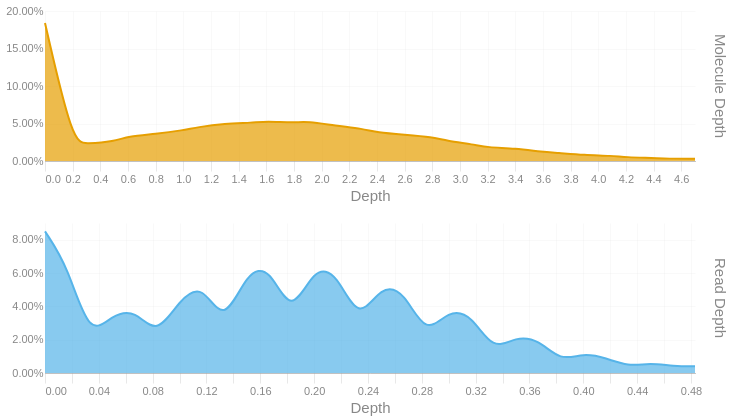

The code cell stored with this chart in its notebook:
### Code cell
readdep = depth_hist(tb['Read Depth'], q99, 3)
readdep = readdep.with_columns(pl.lit('Read Depth').alias('Metric'))
if not SKIPLR:
    moldep = depth_hist(tb['Molecule Depth'], mol_q99, 1)
    moldep = moldep.with_columns(pl.lit('Molecule Depth').alias('Metric'))
    _hist = pl.concat([readdep, moldep])
    _hist = _hist.filter(pl.col('Proportion') != 0)
    with SafeRender(_hist):
        (
            alt.Chart(_hist)        
            .mark_area(interpolate = "basis")
            .encode(
                x=alt.X('Bin:Q').scale(domainMin=0).axis(alt.Axis(title='Depth')),
                y = alt.Y('Proportion:Q', title = None).axis(format = '.2%'),
                color = alt.Color('Metric:N').legend(None),
                row = alt.Row("Metric:N").header(title = None, labelOrient = 'right'),
                tooltip = [
                    alt.Tooltip("Metric:N", title = "Metric"),
                    alt.Tooltip('Interval:N', title = "Depth Interval"),
                    alt.Tooltip('Proportion:Q', title = "% Alignments").format('.2%')
                ]
            )
            .resolve_scale(x='independent', y='independent')
            .properties(
                height = 150, width = 650,
                usermeta={'embedOptions': {'downloadFileName': f'{samplename}.depth.hist'}}
            )
        ).display()
else:
    readdep = readdep.filter(pl.col('Proportion') != 0)
    with SafeRender(readdep):
        (
            alt.Chart(readdep)        
            .mark_area(interpolate = "basis")
            .encode(
                x=alt.X('Bin:Q').scale(domainMin=0).axis(alt.Axis(title='Depth')),
                y = alt.Y('Proportion:Q', title = None).axis(format = '.2%'),
                tooltip = [
                    alt.Tooltip('Interval:N', title = "Depth Interval"),
                    alt.Tooltip('Proportion:Q', title = "% Alignments").format('.2%')
                ]
            )
            .properties(
                usermeta={'embedOptions': {'downloadFileName': f'{samplename}.depth.hist'}}
            )
        ).display()

### Figure 1 — Vega-Lite specification as saved in the notebook (floating-point values rounded to 4 significant figures)
{"width": 650, "height": 150, "config": {"title": {"anchor": "start", "dy": -15, "fontSize": 18, "color": "#888888", "subtitleColor": "#888888", "subtitleFontSize": 14}, "arc": {"fill": "#0072B2"}, "axis": {"domainColor": "#888888", "domainWidth": 0.5, "gridWidth": 0.2, "grid": false, "titleFontWeight": 400, "titleFontSize": 15, "labelFontSize": 11, "labelColor": "#888888", "tickColor": "#888888", "tickWidth": 0.2, "titleColor": "#888888"}, "axisBand": {"grid": false}, "axisX": {"grid": true, "tickSize": 10, "domainCap": "round"}, "axisY": {"domain": false, "grid": true, "tickSize": 0, "domainCap": "round"}, "background": "transparent", "header": {"labelFontSize": 15, "labelColor": "#888888", "titleFontSize": 15, "titleFontWeight": 600, "titleColor": "#888888"}, "legend": {"labelFont": "sans-serif", "labelFontSize": 12, "labelColor": "#888888", "symbolSize": 100, "symbolType": "circle", "titleFontSize": 12, "titlePadding": 10, "titleColor": "#888888", "title": null}, "range": {"category": ["#E69F00", "#56B4E9", "#009E73", "#F0E442", "#0072B2", "#D55E00", "#CC79A7", "#000000"], "diverging": ["#cfe8f3", "#a2d4ec", "#73bfe2", "#46abdb", "#1696d2", "#12719e"]}, "area": {"fill": "#0072B2", "fillOpacity": 0.7, "line": true, "strokeOpacity": 0.7}, "line": {"color": "#0072B2", "stroke": "#0072B2", "strokeWidth": 2}, "trail": {"color": "#0072B2", "stroke": "#0072B2", "strokeWidth": 0, "size": 1}, "point": {"filled": true, "fillOpacity": 1.0, "size": 95}, "text": {"color": "#888888", "fontSize": 11, "align": "right", "fontWeight": 400, "size": 11}, "bar": {"fill": "#0072B2", "stroke": null}, "view": {"stroke": null, "continuousWidth": 660, "continuousHeight": 400}}, "data": {"name": "data-fc9ef9ffe76db90f5ab117f237e743a9"}, "mark": {"type": "area", "interpolate": "basis"}, "encoding": {"color": {"field": "Metric", "legend": null, "type": "nominal"}, "row": {"field": "Metric", "header": {"title": null, "labelOrient": "right"}, "type": "nominal"}, "tooltip": [{"field": "Metric", "title": "Metric", "type": "nominal"}, {"field": "Interval", "title": "Depth Interval", "type": "nominal"}, {"field": "Proportion", "format": ".2%", "title": "% Alignments", "type": "quantitative"}], "x": {"axis": {"title": "Depth"}, "field": "Bin", "scale": {"domainMin": 0}, "type": "quantitative"}, "y": {"axis": {"format": ".2%"}, "field": "Proportion", "title": null, "type": "quantitative"}}, "resolve": {"scale": {"x": "independent", "y": "independent"}}, "usermeta": {"embedOptions": {"downloadFileName": "TF26LRJL0065_50B_L_10484332_23Y22YLT4_L7.depth.hist"}}, "$schema": "https://vega.github.io/schema/vega-lite/v6.4.1.json", "datasets": {"data-fc9ef9ffe76db90f5ab117f237e743a9": [{"Bin": 0.0, "Interval": "0.0-0.017", "Proportion": 0.085, "Metric": "Read Depth"}, {"Bin": 0.017, "Interval": "0.017-0.033", "Proportion": 0.064, "Metric": "Read Depth"}, {"Bin": 0.033, "Interval": "0.033-0.05", "Proportion": 0.021, "Metric": "Read Depth"}, {"Bin": 0.05, "Interval": "0.05-0.067", "Proportion": 0.035, "Metric": "Read Depth"}, {"Bin": 0.067, "Interval": "0.067-0.083", "Proportion": 0.038, "Metric": "Read Depth"}, {"Bin": 0.083, "Interval": "0.083-0.1", "Proportion": 0.022, "Metric": "Read Depth"}, {"Bin": 0.1, "Interval": "0.1-0.117", "Proportion": 0.044, "Metric": "Read Depth"}, {"Bin": 0.117, "Interval": "0.117-0.133", "Proportion": 0.054, "Metric": "Read Depth"}, {"Bin": 0.133, "Interval": "0.133-0.15", "Proportion": 0.028, "Metric": "Read Depth"}, {"Bin": 0.15, "Interval": "0.15-0.167", "Proportion": 0.061, "Metric": "Read Depth"}, {"Bin": 0.167, "Interval": "0.167-0.183", "Proportion": 0.064, "Metric": "Read Depth"}, {"Bin": 0.183, "Interval": "0.183-0.2", "Proportion": 0.033, "Metric": "Read Depth"}, {"Bin": 0.2, "Interval": "0.2-0.217", "Proportion": 0.064, "Metric": "Read Depth"}, {"Bin": 0.217, "Interval": "0.217-0.233", "Proportion": 0.06, "Metric": "Read Depth"}, {"Bin": 0.233, "Interval": "0.233-0.25", "Proportion": 0.03, "Metric": "Read Depth"}, {"Bin": 0.25, "Interval": "0.25-0.267", "Proportion": 0.053, "Metric": "Read Depth"}, {"Bin": 0.267, "Interval": "0.267-0.283", "Proportion": 0.049, "Metric": "Read Depth"}, {"Bin": 0.283, "Interval": "0.283-0.3", "Proportion": 0.022, "Metric": "Read Depth"}, {"Bin": 0.3, "Interval": "0.3-0.317", "Proportion": 0.038, "Metric": "Read Depth"}, {"Bin": 0.317, "Interval": "0.317-0.333", "Proportion": 0.035, "Metric": "Read Depth"}, {"Bin": 0.333, "Interval": "0.333-0.35", "Proportion": 0.013, "Metric": "Read Depth"}, {"Bin": 0.35, "Interval": "0.35-0.367", "Proportion": 0.022, "Metric": "Read Depth"}, {"Bin": 0.367, "Interval": "0.367-0.383", "Proportion": 0.02, "Metric": "Read Depth"}, {"Bin": 0.383, "Interval": "0.383-0.4", "Proportion": 0.007, "Metric": "Read Depth"}, {"Bin": 0.4, "Interval": "0.4-0.417", "Proportion": 0.012, "Metric": "Read Depth"}, {"Bin": 0.417, "Interval": "0.417-0.433", "Proportion": 0.009, "Metric": "Read Depth"}, {"Bin": 0.433, "Interval": "0.433-0.45", "Proportion": 0.004, "Metric": "Read Depth"}, {"Bin": 0.45, "Interval": "0.45-0.467", "Proportion": 0.006, "Metric": "Read Depth"}, {"Bin": 0.467, "Interval": "0.467-0.483", "Proportion": 0.004, "Metric": "Read Depth"}, {"Bin": 0.483, "Interval": "0.483-0.5", "Proportion": 0.004, "Metric": "Read Depth"}, {"Bin": 0.0, "Interval": "0.0-0.2", "Proportion": 0.184, "Metric": "Molecule Depth"}, {"Bin": 0.2, "Interval": "0.2-0.3", "Proportion": 0.024, "Metric": "Molecule Depth"}, {"Bin": 0.3, "Interval": "0.3-0.5", "Proportion": 0.023, "Metric": "Molecule Depth"}, {"Bin": 0.5, "Interval": "0.5-0.6", "Proportion": 0.026, "Metric": "Molecule Depth"}, {"Bin": 0.6, "Interval": "0.6-0.8", "Proportion": 0.033, "Metric": "Molecule Depth"}, {"Bin": 0.8, "Interval": "0.8-1.0", "Proportion": 0.036, "Metric": "Molecule Depth"}, {"Bin": 1.0, "Interval": "1.0-1.1", "Proportion": 0.041, "Metric": "Molecule Depth"}, {"Bin": 1.1, "Interval": "1.1-1.3", "Proportion": 0.045, "Metric": "Molecule Depth"}, {"Bin": 1.3, "Interval": "1.3-1.5", "Proportion": 0.05, "Metric": "Molecule Depth"}, {"Bin": 1.5, "Interval": "1.5-1.6", "Proportion": 0.051, "Metric": "Molecule Depth"}, {"Bin": 1.6, "Interval": "1.6-1.8", "Proportion": 0.053, "Metric": "Molecule Depth"}, {"Bin": 1.8, "Interval": "1.8-1.9", "Proportion": 0.051, "Metric": "Molecule Depth"}, {"Bin": 1.9, "Interval": "1.9-2.1", "Proportion": 0.053, "Metric": "Molecule Depth"}, {"Bin": 2.1, "Interval": "2.1-2.3", "Proportion": 0.047, "Metric": "Molecule Depth"}, {"Bin": 2.3, "Interval": "2.3-2.4", "Proportion": 0.043, "Metric": "Molecule Depth"}, {"Bin": 2.4, "Interval": "2.4-2.6", "Proportion": 0.038, "Metric": "Molecule Depth"}, {"Bin": 2.6, "Interval": "2.6-2.8", "Proportion": 0.035, "Metric": "Molecule Depth"}, {"Bin": 2.8, "Interval": "2.8-2.9", "Proportion": 0.032, "Metric": "Molecule Depth"}, {"Bin": 2.9, "Interval": "2.9-3.1", "Proportion": 0.027, "Metric": "Molecule Depth"}, {"Bin": 3.1, "Interval": "3.1-3.2", "Proportion": 0.022, "Metric": "Molecule Depth"}, {"Bin": 3.2, "Interval": "3.2-3.4", "Proportion": 0.018, "Metric": "Molecule Depth"}, {"Bin": 3.4, "Interval": "3.4-3.6", "Proportion": 0.017, "Metric": "Molecule Depth"}, {"Bin": 3.6, "Interval": "3.6-3.7", "Proportion": 0.012, "Metric": "Molecule Depth"}, {"Bin": 3.7, "Interval": "3.7-3.9", "Proportion": 0.011, "Metric": "Molecule Depth"}, {"Bin": 3.9, "Interval": "3.9-4.1", "Proportion": 0.008, "Metric": "Molecule Depth"}, {"Bin": 4.1, "Interval": "4.1-4.2", "Proportion": 0.007, "Metric": "Molecule Depth"}, {"Bin": 4.2, "Interval": "4.2-4.4", "Proportion": 0.005, "Metric": "Molecule Depth"}, {"Bin": 4.4, "Interval": "4.4-4.5", "Proportion": 0.004, "Metric": "Molecule Depth"}, {"Bin": 4.5, "Interval": "4.5-4.7", "Proportion": 0.003, "Metric": "Molecule Depth"}, {"Bin": 4.7, "Interval": "4.7-4.87", "Proportion": 0.003, "Metric": "Molecule Depth"}]}}
